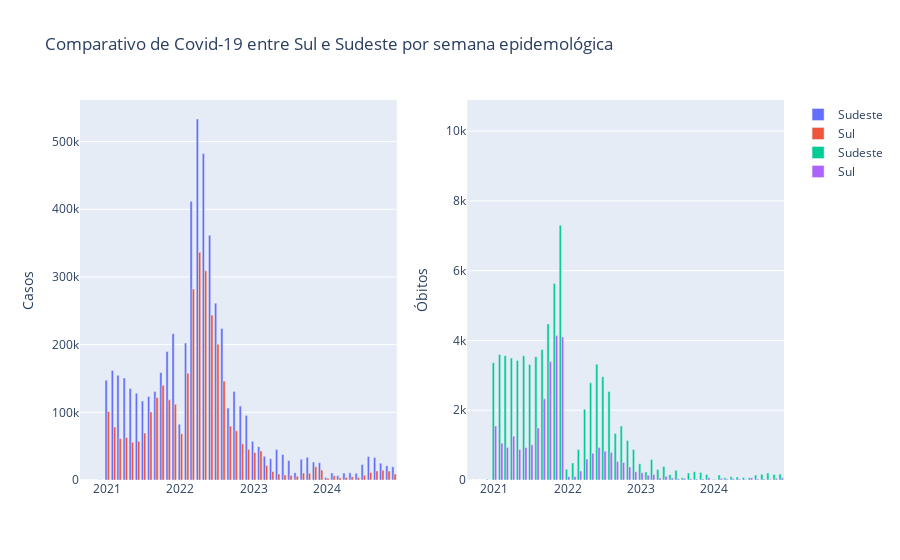

Write notebook code for a chart like this one.
### Markdown cell above
### 11.Subplots com Plotly:
Crie subplots em Plotly que mostrem, lado a lado, gráficos de barras comparando os casos novos e os óbitos novos de COVID-19 por semana epidemiológica em duas diferentes regiões do Brasil. Explique as diferenças observadas entre as regiões.

### Code cell
df_plot = pd.read_csv('dados/covid.csv')
#Total de cada estado
df_plot = df_plot[(df_plot['municipio'].isnull()) & (df_plot['regiao'].isin(['Sul','Sudeste']))]

#Agrupando e tratando valores negativos
df_plot = df_plot[['regiao', 'semanaAno','casosNovos','obitosNovos']].groupby(['regiao', 'semanaAno']).sum().reset_index()
df_plot['casosNovos'] = np.where(df_plot['casosNovos'] < 0, 0, df_plot['casosNovos'])
df_plot['obitosNovos'] = np.where(df_plot['obitosNovos'] < 0, 0, df_plot['obitosNovos'])
df_plot = df_plot.sort_values('semanaAno', ascending=True)

df_se = df_plot[df_plot['regiao'] == 'Sudeste']
df_su = df_plot[df_plot['regiao'] == 'Sul']

st.write('Em números absolutos de novos casos se observam curvas semelhantes para as regiões sul e sudeste. Para óbitos se observa um patamar elevado para o Sudeste no início da pandemia, que se mantém durante todo o primeiro semestre de 2021, representando aproximadamente o dobro de óbitos por semana em relação à região sul, o mesmo volta a ocorrer no primeiro semestre de 2022. Também se observa que ambas as regiões apresentam os mesmos períodos de picos, com picos de contaminação em outubro 2021 e abril 2022, sendo seguidos por picos de óbitos nos meses seguintes, em dezembro 2021 e julho 2022.')

#Plotando gráfico com Altair
fig = make_subplots(rows=1, cols=2)

#-----------Gráfico 1---------------
#Sudeste
fig.add_trace(
    go.Bar(name='Sudeste', x=df_se["semanaAno"], y=df_se["casosNovos"], yaxis='y', offsetgroup=1),
    row=1, col=1
)
#Sul
fig.add_trace(
    go.Bar(name='Sul', x=df_su["semanaAno"], y=df_su["casosNovos"], yaxis='y', offsetgroup=2),
    row=1, col=1
)

#-----------Gráfico 2---------------
#Sudeste
fig.add_trace(
    go.Bar(name='Sudeste', x=df_se["semanaAno"], y=df_se["obitosNovos"], yaxis='y2', offsetgroup=1),
    row=1, col=2
)
#Sul
fig.add_trace(
    go.Bar(name='Sul', x=df_su["semanaAno"], y=df_su["obitosNovos"], yaxis='y2', offsetgroup=2),
    row=1, col=2
)

fig.update_layout(barmode='group',
                  title_text='Comparativo de Covid-19 entre Sul e Sudeste por semana epidemológica',
                  yaxis_title='Casos',
                  yaxis2_title='Óbitos')

fig.show()

### Figure 1 — Plotly figure (JSON) as saved in the notebook; plotly's stock layout.template omitted (floating-point values rounded to 4 significant figures; data arrays with more than 128 entries replaced by an {"elided": "..."} marker saying what was removed)
{"data": [{"name": "Sudeste", "offsetgroup": "1", "type": "bar", "x": {"elided": "236 str values"}, "xaxis": "x", "y": {"elided": "236 int values"}, "yaxis": "y"}, {"name": "Sul", "offsetgroup": "2", "type": "bar", "x": {"elided": "236 str values"}, "xaxis": "x", "y": {"elided": "236 int values"}, "yaxis": "y"}, {"name": "Sudeste", "offsetgroup": "1", "type": "bar", "x": {"elided": "236 str values"}, "xaxis": "x2", "y": {"elided": "236 int values"}, "yaxis": "y2"}, {"name": "Sul", "offsetgroup": "2", "type": "bar", "x": {"elided": "236 str values"}, "xaxis": "x2", "y": {"elided": "236 int values"}, "yaxis": "y2"}], "layout": {"barmode": "group", "title": {"text": "Comparativo de Covid-19 entre Sul e Sudeste por semana epidemológica"}, "xaxis": {"anchor": "y", "domain": [0, 0.45]}, "xaxis2": {"anchor": "y2", "domain": [0.55, 1]}, "yaxis": {"anchor": "x", "domain": [0, 1], "title": {"text": "Casos"}}, "yaxis2": {"anchor": "x2", "domain": [0, 1], "title": {"text": "Óbitos"}}}}
